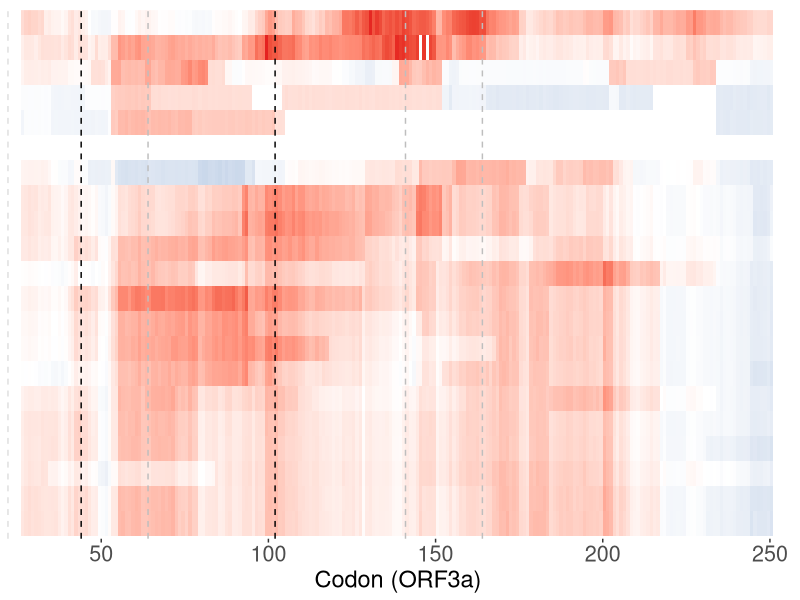

Generate this figure with R:
### SARSCOV2 between-taxa for heatmap/strip
library(tidyverse)
library(boot)
library(RColorBrewer)

# set the working directory
setwd("/Users/cwnelson88/scripts_NGS/SARS-CoV-2-ORF3d/")

# Prepare taxa IDs and order

# LAM ET AL. 2020 ORDERING FOLLOWS
pair_names_SARSCOV2 <- c("SARSCOV2_vs_KY352407.1",
                         "SARSCOV2_vs_GU190215.1", 
                         "SARSCOV2_vs_MG772933.1", 
                         "SARSCOV2_vs_EPI_ISL_410721",
                         "SARSCOV2_vs_MN996532.1",
                         "NC_045512.2",
                         "SARSCOV2_vs_EPI_ISL_410540",
                         "SARSCOV2_vs_GQ153547.1", 
                         "SARSCOV2_vs_GQ153541.1",
                         "SARSCOV2_vs_KJ473814.1",
                         "SARSCOV2_vs_KU182964.1", 
                         "SARSCOV2_vs_MK211377.1", 
                         "SARSCOV2_vs_KY417147.1", 
                         "SARSCOV2_vs_KY417143.1", 
                         "SARSCOV2_vs_FJ588686.1", 
                         "SARSCOV2_vs_MK211376.1", 
                         "SARSCOV2_vs_KC881006.1",
                         "SARSCOV2_vs_KY417151.1",
                         "SARSCOV2_vs_KY417146.1",
                         "SARSCOV2_vs_NC_004718.3",
                         "SARSCOV2_vs_AY502924.1")

pair_names_SARS <- c("SARSCOV2_KY352407.1",
                     "SARSCOV2_GU190215.1", 
                     "SARSCOV2_MG772933.1", 
                     "SARSCOV2_EPI_ISL_410721",
                     "SARSCOV2_MN996532.1",
                     "SARSCOV2_NC_045512.2",
                     "SARSCOV2_EPI_ISL_410540",
                     "SARSCOV2_GQ153547.1", 
                     "SARSCOV2_GQ153541.1", 
                     "SARSCOV2_KJ473814.1",
                     "SARSCOV2_KU182964.1", 
                     "SARSCOV2_MK211377.1", 
                     "SARSCOV2_KY417147.1", 
                     "SARSCOV2_KY417143.1", 
                     "SARSCOV2_FJ588686.1", 
                     "SARSCOV2_MK211376.1", 
                     "SARSCOV2_KC881006.1", 
                     "SARSCOV2_KY417151.1", 
                     "SARSCOV2_KY417146.1",
                     "NC_004718.3",
                     "SARSCOV2_AY502924.1")

pair_name_converter <- c("Bat SARS-like CoV (BtKY72/2007)",
                         "Bat CoV (BM48-31/BGR/2008)", 
                         "Bat SARS-like CoV (ZC45/2017)", 
                         "Pangolin CoV (PD/1/2019)",
                         "Bat CoV (RaTG13/2013)",
                         "SARS-CoV-2 (Wuhan-Hu-1/2019)",
                         "Pangolin CoV (GX/P5L/2017)",
                         "Bat SARS-CoV (HKU3-12/2004-2008)", 
                         "Bat SARS-CoV (HKU3-6/2004-2008)", 
                         "Bat CoV (HuB2013/2013)",
                         "Bat CoV (JTMC15/2013)", 
                         "Bat CoV (YN2018C/2016)", 
                         "Bat SARS-like CoV (Rs4237/2013)", 
                         "Bat SARS-like CoV (Rs4081/2012)", 
                         "Bat SARS-CoV (Rs672/2006)", 
                         "Bat CoV (YN2018B/2016)", 
                         "Bat SARS-like CoV (Rs3367/2012)", 
                         "Bat SARS-like CoV (Rs7327/2014)", 
                         "Bat SARS-like CoV (Rs4231/2013)", 
                         "SARS-CoV (Tor2/2003)",
                         "SARS-CoV (TW11/2003)")


###############################################################################
### LOAD SLIDING WINDOW RESULTS FROM OLGENIE

##############################
### SARSCOV2 vs. each, JC corrected <-- OPTION 1
# Only use (a) 3a or (b) N, NOT BOTH

# (a) 3a/ss12 
data_subset <- read_tsv("data/SARS-CoV-2-ref_ORF3a_ss12_windows.tsv") # 5,480 x 43
data_subset <- filter(data_subset, pair != "SARSCOV2_vs_EPI_ISL_410540") # 5,206 x 43
data_subset_P5L <- read_tsv("data/SARS-CoV-2-ref_ORF3a_ss12_windows_pangolin.tsv") # 274 x 43
data_subset <- rbind(data_subset, data_subset_P5L) # 5,480 x 43

# (b) N/ss13
#data_subset <- read_tsv("data/SARS-CoV-2-ref_N_ss13_windows.tsv")


##############################
### SARS vs. each  <-- OPTION 2
# Only use (a) 3a or (b) N, NOT BOTH

### SARS vs. each, JC corrected
# (a) 3a/ss13
#data_subset <- read_tsv("data/SARS-ref_ORF3a_ss13_windows.tsv")

# (b) N/ss13
#data_subset <- read_tsv("data/SARS-ref_N_ss13_windows.tsv")
##############################


##############################
# tell R the window size we used
win_size <- 50 
step_size <- 1

# add central codon coordinate
data_subset$codon_center <- (2 * data_subset$codon + win_size - 1) / 2


##############################
# NORMALIZE DN/DS: log inverse P of Z
data_subset$dNdS_norm <- NA
data_subset[! is.na(data_subset$sw_dNdS) & data_subset$sw_dN > data_subset$sw_dS, ]$dNdS_norm <- 
  log(1 / data_subset[! is.na(data_subset$sw_dNdS) & data_subset$sw_dN > data_subset$sw_dS, ]$sw_boot_dN_m_dS_P)
data_subset[! is.na(data_subset$sw_dNdS) & data_subset$sw_dN < data_subset$sw_dS, ]$dNdS_norm <- 
  -log(1 / data_subset[! is.na(data_subset$sw_dNdS) & data_subset$sw_dN < data_subset$sw_dS, ]$sw_boot_dN_m_dS_P)


#############################
max_codon <- max(data_subset$codon, na.rm = TRUE)


#############################
# add referent for SARSCOV2 # <-- OPTION 1
names(pair_name_converter) <- pair_names_SARSCOV2
data_subset_referent <- data_subset[data_subset$pair == "SARSCOV2_vs_MN996532.1", ] # some random pair
data_subset_referent$pair <- "NC_045512.2" # Wuhan-Hu-1
data_subset_referent$dNdS_norm <- NA
data_subset <- rbind(data_subset, data_subset_referent)

# reorder names for SARSCOV2 #
data_subset$pair <- factor(data_subset$pair,
                           levels = rev(pair_names_SARSCOV2),
                           labels = rev(pair_name_converter))
#############################

#############################
## add referent for SARS # <-- OPTION 2
#names(pair_name_converter) <- pair_names_SARS
#data_subset_referent <- data_subset[data_subset$pair == "SARSCOV2_AY502924.1", ] # some random pair
#data_subset_referent$pair <- "NC_004718.3" # SARS SARS_CoV_Tor2/2003
#data_subset_referent$dNdS_norm <- NA
#data_subset <- rbind(data_subset, data_subset_referent)
#
## reorder names for SARS#
#data_subset$pair <- factor(data_subset$pair,
#                           levels = rev(pair_names_SARS),
#                           labels = rev(pair_name_converter))
#############################

# MAX SIG ALL
max_sig_value <- 6.907756


### PLOT
(phylogenetic_sw_heatmap_PLOT <- ggplot(filter(data_subset, codon <= (max_codon - win_size + 1)), aes(x = codon_center, y = pair, fill = dNdS_norm)) +
    xlab("Codon (ORF3a)") + # <-- CHANGE
    #xlab("Codon (N)") + # <-- CHANGE
    geom_raster() + # data_subset
    
    ### SARS-CoV-2, ORF3a, ss12 # <-- CHANGE
    # ORF3a / ORF3c gene coordinates
    geom_vline(xintercept = 22, linetype = "dashed", color = "grey") + # it's off the edge given the sliding window size
    geom_vline(xintercept = 64, linetype = "dashed", color = "grey") +
    
    # ORF3a / ORF3d gene coordinates
    geom_vline(xintercept = 44, linetype = "dashed", color = "black") +
    geom_vline(xintercept = 102, linetype = "dashed", color = "black") +
    
    # ORF3a / ORF3b gene coordinates (short isoform)
    geom_vline(xintercept = 141, linetype = "dashed", color = "grey") +
    geom_vline(xintercept = 164, linetype = "dashed", color = "grey") +
    
    
    ### SARS-CoV, ORF3a, ss13 # <-- CHANGE
    ## ORF3a / ORF3c gene coordinates
    #geom_vline(xintercept = 64, linetype = "dashed", color = "black") + # start is off the edge given sliding window size
    #
    ## ORF3a / ORF3d gene coordinates
    #geom_vline(xintercept = 44, linetype = "dashed", color = "grey") +
    #geom_vline(xintercept = 102, linetype = "dashed", color = "grey") +
    #
    ## ORF3a / ORF3b gene coordinates
    #geom_vline(xintercept = 141, linetype = "dashed", color = "black") + # then goes further than 164
    
    ## N / 9b and 9c gene coordinates # <-- CHANGE
    #geom_vline(xintercept = 103, linetype = "dashed") +
    #geom_vline(xintercept = 155, linetype = "dashed") +
    #geom_vline(xintercept = 229, linetype = "dashed") +
    
    theme(axis.text.x = element_text(size = 15.5), 
          axis.text.y = element_blank(), 
          axis.ticks.y = element_blank(),
          legend.position = 'none',
          legend.text = element_blank(),
          axis.title.x = element_text(size = 17),
          axis.title.y = element_blank(), 
          legend.title = element_blank(),
          panel.background = element_blank()
    ) + 
    scale_x_continuous(expand = expand_scale(mult = c(0, 0.02))) +
    scale_y_discrete(position = "right") +
    scale_fill_gradient2(limits = c(-max_sig_value, max_sig_value), breaks = c(0),
                         low = brewer.pal(9, "Set1")[2], mid = 'white', high = brewer.pal(9, "Set1")[1], midpoint = 0,  na.value = "white")) 





